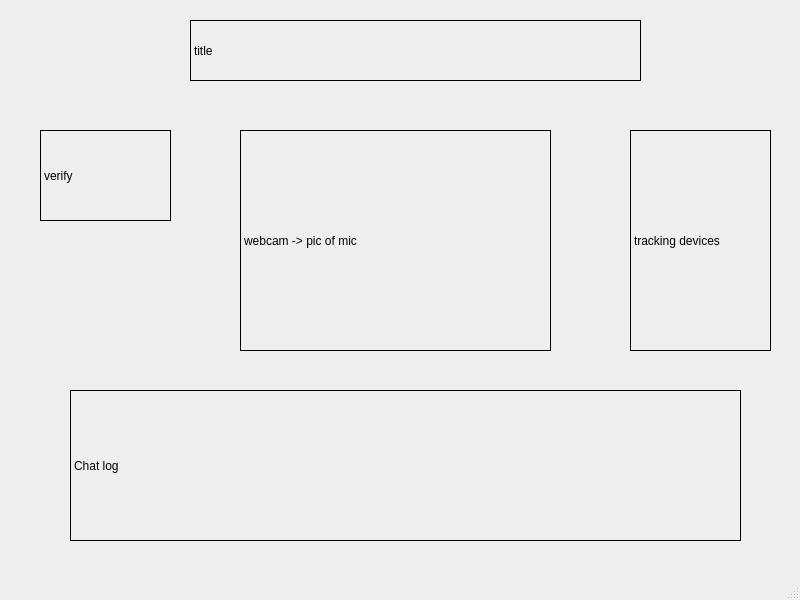
<?xml version="1.0" encoding="UTF-8"?>
<ui version="4.0">
 <class>GUI</class>
 <widget class="QMainWindow" name="GUI">
  <property name="geometry">
   <rect>
    <x>0</x>
    <y>0</y>
    <width>800</width>
    <height>600</height>
   </rect>
  </property>
  <property name="windowTitle">
   <string>MainWindow</string>
  </property>
  <widget class="QWidget" name="centralwidget">
   <widget class="QLabel" name="label">
    <property name="geometry">
     <rect>
      <x>240</x>
      <y>130</y>
      <width>311</width>
      <height>221</height>
     </rect>
    </property>
    <property name="autoFillBackground">
     <bool>true</bool>
    </property>
    <property name="frameShape">
     <enum>QFrame::Box</enum>
    </property>
    <property name="text">
     <string>webcam -&gt; pic of mic</string>
    </property>
    <property name="scaledContents">
     <bool>true</bool>
    </property>
   </widget>
   <widget class="QLabel" name="label_2">
    <property name="geometry">
     <rect>
      <x>40</x>
      <y>130</y>
      <width>131</width>
      <height>91</height>
     </rect>
    </property>
    <property name="frameShape">
     <enum>QFrame::Box</enum>
    </property>
    <property name="text">
     <string>verify</string>
    </property>
    <property name="scaledContents">
     <bool>true</bool>
    </property>
   </widget>
   <widget class="QLabel" name="label_3">
    <property name="geometry">
     <rect>
      <x>190</x>
      <y>20</y>
      <width>451</width>
      <height>61</height>
     </rect>
    </property>
    <property name="frameShape">
     <enum>QFrame::Box</enum>
    </property>
    <property name="text">
     <string>title</string>
    </property>
    <property name="scaledContents">
     <bool>true</bool>
    </property>
   </widget>
   <widget class="QLabel" name="label_4">
    <property name="geometry">
     <rect>
      <x>70</x>
      <y>390</y>
      <width>671</width>
      <height>151</height>
     </rect>
    </property>
    <property name="autoFillBackground">
     <bool>true</bool>
    </property>
    <property name="frameShape">
     <enum>QFrame::Box</enum>
    </property>
    <property name="text">
     <string>Chat log</string>
    </property>
   </widget>
   <widget class="QLabel" name="label_5">
    <property name="geometry">
     <rect>
      <x>630</x>
      <y>130</y>
      <width>141</width>
      <height>221</height>
     </rect>
    </property>
    <property name="frameShape">
     <enum>QFrame::Box</enum>
    </property>
    <property name="text">
     <string>tracking devices</string>
    </property>
   </widget>
  </widget>
  <widget class="QMenuBar" name="menubar">
   <property name="geometry">
    <rect>
     <x>0</x>
     <y>0</y>
     <width>800</width>
     <height>21</height>
    </rect>
   </property>
  </widget>
  <widget class="QStatusBar" name="statusbar"/>
 </widget>
 <resources/>
 <connections/>
</ui>
